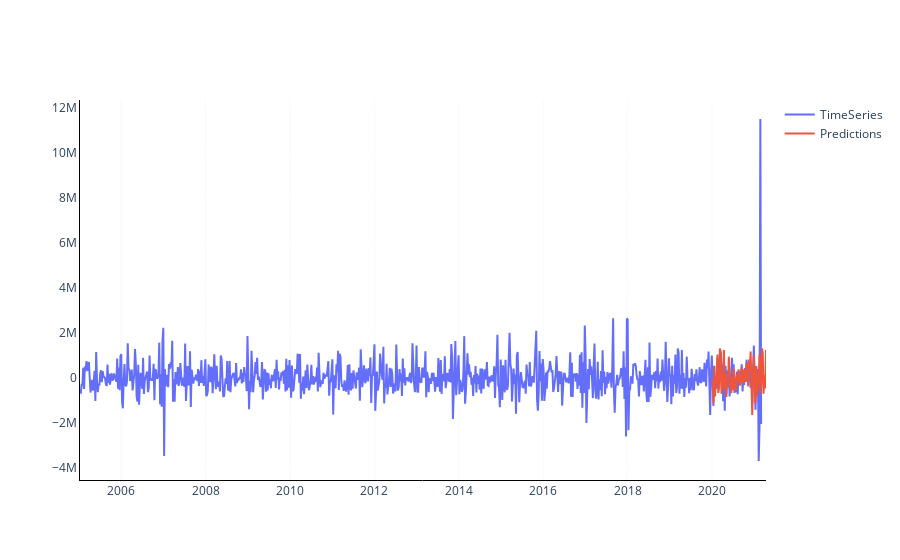

Notebook code cell kept with this figure:
### Code cell
fig = go.Figure()
fig.add_trace(go.Scatter(x=first_diff.index, y=first_diff['Load Weight'],
                    mode='lines',
                    name='TimeSeries'))
fig.add_trace(go.Scatter(x=predictions.index, y=predictions,
                    mode='lines',
                    name='Predictions'))

fig.update_layout(paper_bgcolor='rgba(255,255,255)', plot_bgcolor='rgba(0,0,0,0)')
fig.update_xaxes(showline=True, linewidth=1, linecolor='black')
fig.update_yaxes(showline=True, linewidth=1, linecolor='black')
fig.update_xaxes(showgrid=True, gridwidth=0.1, gridcolor='lightskyblue')
#fig.update_yaxes(showgrid=True, gridwidth=0.1, gridcolor='lightskyblue')

fig.show()
